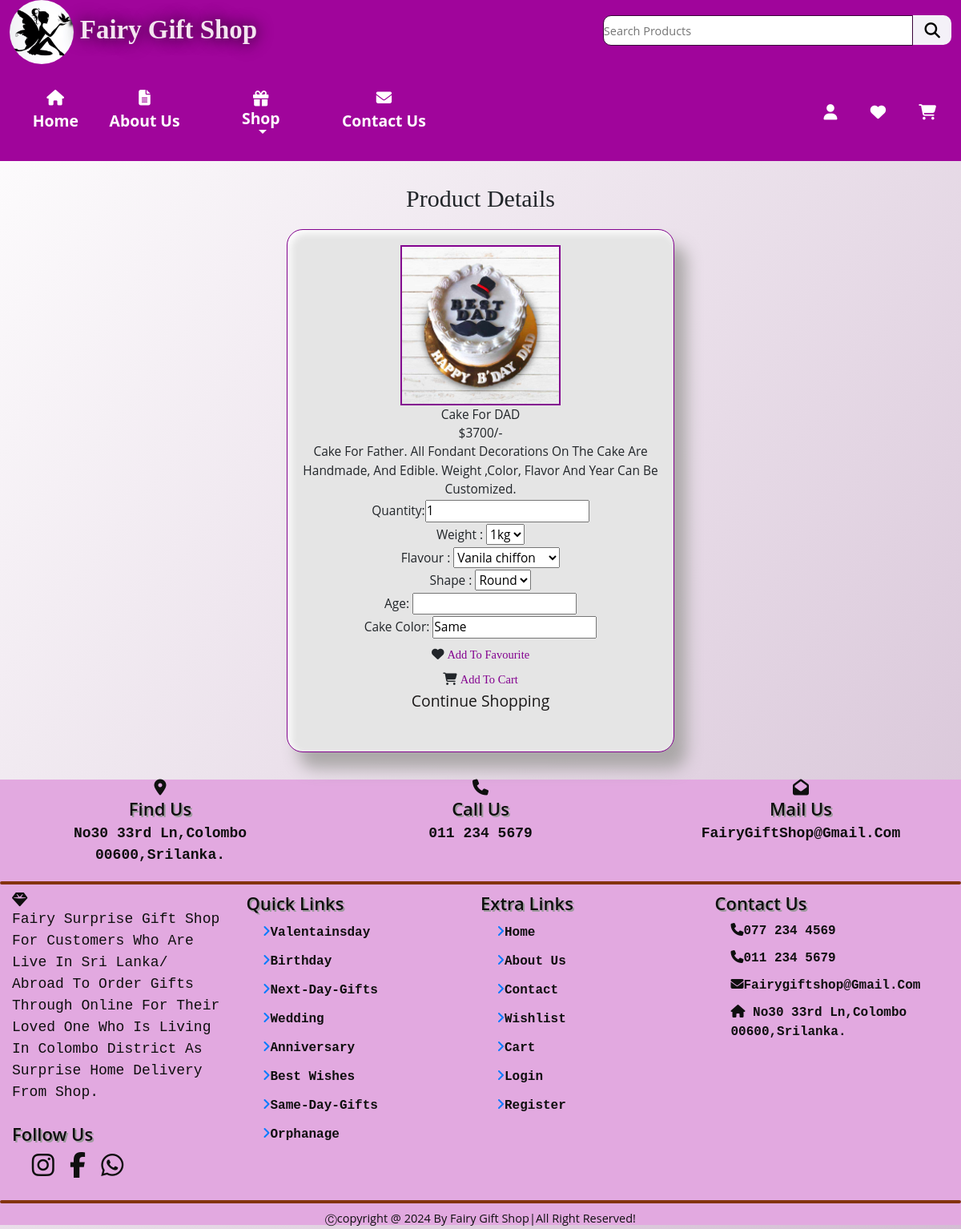
/view_page.php?pid=278, run on the app's committed database.
### tables this page shows
CREATE TABLE `products` (
  `Product_ID` int(255) NOT NULL,
  `SC_ID` int(11) NOT NULL,
  `Product_Name` varchar(255) NOT NULL,
  `Product_Price` varchar(255) NOT NULL,
  `Product_Quote` varchar(255) NOT NULL,
  `Product_Details` varchar(255) NOT NULL,
  `Product_Image` varchar(255) NOT NULL
);

### view_page.php (the view, shortened to what this page needs)
<?php
@include 'config.php';
?>
<!DOCTYPE html>
<html lang="en">
<head>
   <link rel="stylesheet" href="https://cdn.jsdelivr.net/npm/bootstrap@4.4.1/dist/css/bootstrap.min.css" >
   <link rel="stylesheet" href="https://cdnjs.cloudflare.com/ajax/libs/font-awesome/6.0.0/css/all.min.css">
   <link rel="stylesheet" href="CSS/category.css?v=<?php echo time(); ?>">
   <link rel="stylesheet" href="CSS/HeaderFooterStyle.css?v=<?php echo time(); ?>">
 <?php include("Header.php"); ?> <br>
</head>
<body>
<section class="quick-view">  <br>
    <h1 class="Heading">product details</h1> <br>
    <?php
        if(isset($_GET['pid'])){
            $pid = $_GET['pid'];
            $select_products = mysqli_query($connect, "SELECT * FROM `products` WHERE Product_ID = '$pid'") or die('query failed');
         if(mysqli_num_rows($select_products) > 0){
            while($fetch_products = mysqli_fetch_assoc($select_products)){
    ?>
    <form action="" method="POST" class="form">
         <img src="uploaded_img/<?php echo $fetch_products['Product_Image']; ?>" alt="" class="image">
         <div class="name"><?php echo $fetch_products['Product_Name']; ?></div>
         <div class="price">$<?php echo $fetch_products['Product_Price']; ?>/-</div>
         <div class="details"><?php echo $fetch_products['Product_Details']; ?></div>
 <label for="quantity" class="label"> Quantity:<input type="number" name="quantity" value="1" min="0" class="qty"> <br>
 <label for="weight" class="label"> weight :
          <select name="weight" id="weight" class="weight">
          <option value="1kg"> 1kg </option>
         </label>
<br>
 <label for="flavour" class="label"> Flavour :
          <select name="flavour" id="flavour" class="flavour">
          <option value="vanila"> Vanila chiffon </option>
         </label>
 <br>
  <label for="shape" class="label"> Shape :
          <select name="Shape" id="shape" class="shape">
          <option value="Round"> Round </option>
         </label>
<br>
<label for="age" class="label"> Age:
<input type ="number"  id="age" name="age" value="">
<br>
<label for="color" class="label"> Cake Color:
<input type ="text" placeholder="Optional"  id="color" name="color" value="same">
<br>
         <i class="fa fa-heart"> </i> <input type="submit" value ="Add To Favourite" name="add_to_wishlist" class="btnvp"> <br>
         <i class="fa fa-shopping-cart"> </i> <input type="submit" value ="Add To Cart" name="add_to_cart" class="btnvp">
      </form>
    <?php
            }
        }else{
        echo '<p class="empty">no products details available!</p>';
        }
    }
    ?>
    <div class="more-btn">
        <a href="category.php" class="vpbb"> Continue Shopping </a>
    </div>
</section>
<br>
   <?php include("footer.php"); ?>
</body>
</html>

### CSS/category.css (style rules this page uses)
body { background-image: linear-gradient(to bottom right, white, rgb(211, 189, 211)); }
.quick-view form { max-width: 50rem; padding:2rem; border: 2px solid black; box-shadow: 15px 20px 20px rgb(170, 167, 167), inset 4px 4px 10px white; border-radius: .5rem; background-color: white; margin:0 auto; background-color: #e5e5e5; border :#83028f 1.5px solid; border-radius: 20px; padding:2rem; text-align: center; position: relative; }
.quick-view form .image { height:200px; width:200px; object-fit: cover; border: 2px solid #83028f; }
.form { font-family:Georgia; font-size: 1.6rem; align-items: center; }
.Heading { font-size: 30px; font-family: Lucida Console; text-align: center; }
.btnvp { margin-top:10px; color:#83028f; font-size: 1.5rem; background-color: #e5e5e5; border:none; font-family: Verdana; text-decoration: none; }
.vpbb { color:rgb(27, 25, 25); font-size: 2rem; }
.label { margin-top: 2.5px; }

### CSS/HeaderFooterStyle.css (style rules this page uses)
* { font-family: "Open Sans", sans-serif; margin: 0; padding: 0; box-sizing: border-box; text-transform: capitalize; text-decoration: none; }
html { font-size: 60.5%; }

### data on the page
products: Product_Image (picture), Product_Name "Cake For DAD", Product_Price "3700", Product_Details "Cake For Father. All Fondant Decorations On The Cake Are Handmade, And Edible. Weight ,color, Flavor And Year Can Be Customized."
